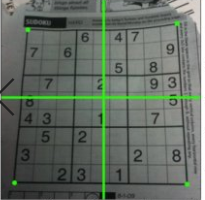
#> input picture Computer-Vision/Lab5/Lab 5/1.PNG, 205 x 200 px
$ python 'Task 2.py'
#> lines starting #> are read from the running program, lines starting #| are printed output that depends on the picture
import cv2
from matplotlib import pyplot as plt
import numpy as np

img1 = cv2.imread('1.PNG', 0)  # queryImage
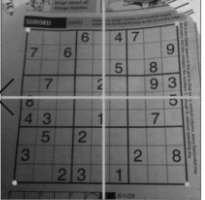
#> img1: shape (200, 205); min 0, max 255, mean 105.3
img2 = cv2.imread('2.PNG', 0)  # trainImage
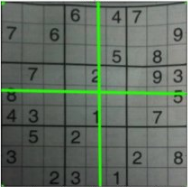
#> input picture Computer-Vision/Lab5/Lab 5/2.PNG, 188 x 187 px
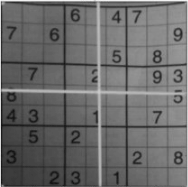
#> img2: shape (187, 188); min 21, max 246, mean 105.2

# Initiate ORB detector
orb = cv2.ORB_create()

# find the keypoints and descriptors with ORB
kp1, des1 = orb.detectAndCompute(img1, None)
#> kp1 = 308 keypoints; strongest (x, y, size): (153, 64, 31), (170, 47, 31), (99, 127, 31), (173, 102, 31)
kp2, des2 = orb.detectAndCompute(img2, None)
#> kp2 = 246 keypoints; strongest (x, y, size): (97, 67, 31), (95, 81, 31), (95, 126, 31), (126, 66, 37.2)

#Brute-Force Matching
#It takes the descriptor of one feature in first set and is matched with all other features in second set using some distance calculation. And the closest one is returned.
#we create a BFMatcher object with distance measurement cv2.NORM_HAMMING and crossCheck is switched on for better results
bf = cv2.BFMatcher(cv2.NORM_HAMMING, crossCheck=True)

# Match descriptors.
matches = bf.match(des1, des2)
#> matches = 127 matches

# Sort them in the order of their distance.
matches = sorted(matches, key=lambda x: x.distance)

# Draw first 10 matches.
img3 = cv2.drawMatches(img1, kp1, img2, kp2, matches[:10], None, flags=2)
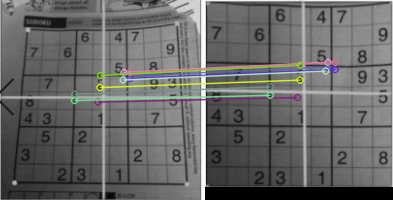
#> img3: shape (200, 393, 3); mean of channels 0, 1, 2 102.7, 103.6, 103.3; drawn as B, G, R

plt.imshow(img3), plt.show()

# FLANN based Matcher
#FLANN stands for Fast Library for Approximate Nearest Neighbors. It contains a collection of algorithms optimized for fast nearest neighbor search in large datasets and for high dimensional features
FLANN_INDEX_KDTREE = 0
index_params = dict(algorithm = FLANN_INDEX_KDTREE, trees = 5)
search_params = dict(checks=50)   # or pass empty dictionary

flann = cv2.FlannBasedMatcher(index_params,search_params)

matches=flann.knnMatch(np.asarray(des1,np.float32),np.asarray(des2,np.float32), 2)
#> matches = 308 matches

# Need to draw only good matches, so create a mask
matchesMask = [[0,0] for i in range(len(matches))]
#> matchesMask = 308 pairs, first value 0 to 0, second value 0 to 0

# ratio test as per Lowe's paper
for i,(m,n) in enumerate(matches):
    if m.distance < 0.7*n.distance:
        matchesMask[i]=[1,0]
#> after the loop, matchesMask = 308 pairs, first value 0 to 1, second value 0 to 0

draw_params = dict(matchColor = (0,255,0),
                   singlePointColor = (255,0,0),
                   matchesMask = matchesMask,
                   flags = 0)
#> draw_params = 4 items

img3 = cv2.drawMatchesKnn(img1,kp1,img2,kp2,matches,None,**draw_params)
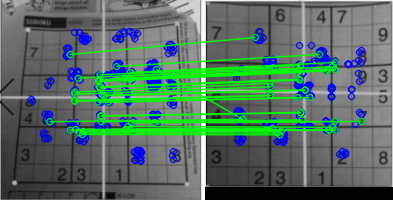
#> img3: shape (200, 393, 3); mean of channels 0, 1, 2 98.2, 112.1, 84.9; drawn as B, G, R

plt.imshow(img3,),plt.show()
